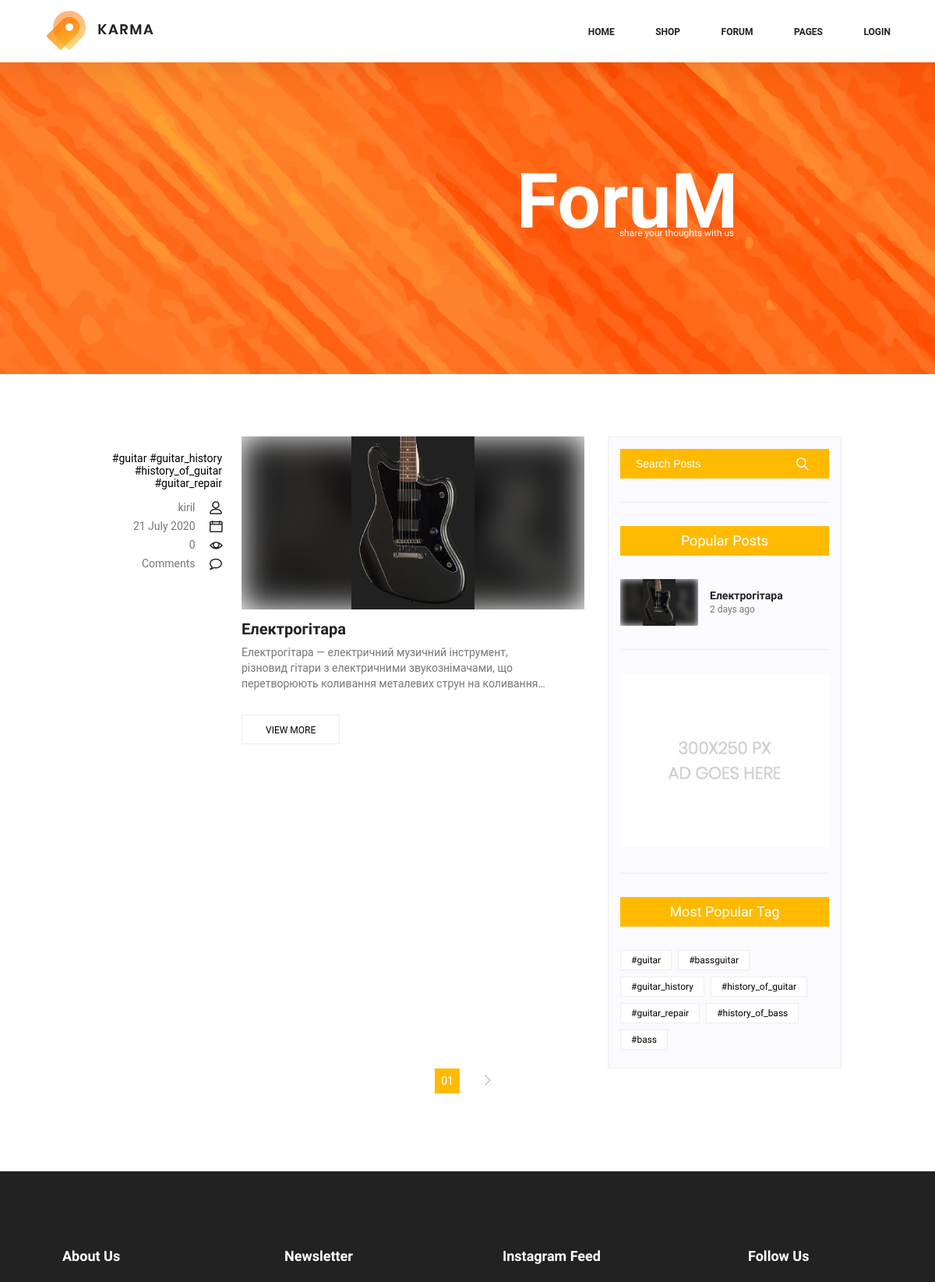
Page /forum/1tag=_ (upper part) on the earlier database version.
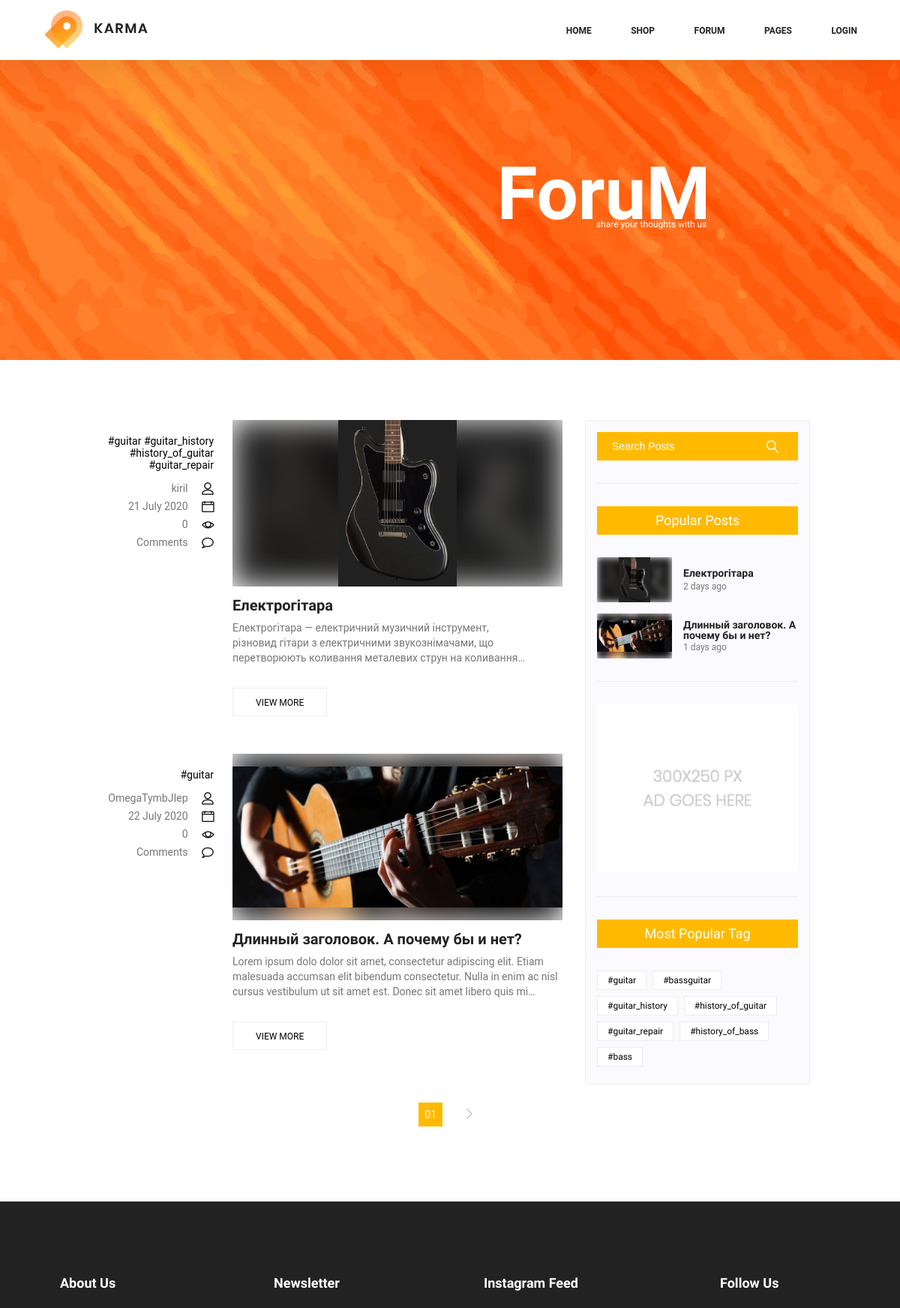
Same page on the later database version.
### Articles/models.py (models this page shows, shortened)
class TagModel(models.Model):
    tag = models.CharField(max_length=50)
    count_of_uses = models.IntegerField(default=0)
    class Meta:
        verbose_name = 'Tag'
        verbose_name_plural = 'Tags'

class ArticleModel(models.Model):
    author = models.ForeignKey(User, on_delete=models.CASCADE)
    heading = models.CharField(max_length=50, verbose_name="Heading", default="Heading")
    text = models.TextField(max_length=50000, verbose_name='Text', default="Text")
    date = models.DateTimeField(auto_now=True, verbose_name="Date")
    views = models.IntegerField(default=0)
    image = models.ImageField(upload_to='images/',
                              verbose_name='Изображение',
                              default='images/test-photo.jpg',
                              null=True,
                              blank=True)
    tags = models.ManyToManyField(TagModel, blank=True)
    class Meta:
        verbose_name = 'Article'
        verbose_name_plural = 'Articles'

### Articles/views.py (the view, shortened to what this page needs)
def forum_render(request, num, tag_name):
    num = num * 10
    articles = ArticleModel.objects.all()
    tags = TagModel.objects.all().order_by('-count_of_uses')
    most_popular_articles = articles.order_by('-views')[:5]
    for article in most_popular_articles:
        date = timezone.now() - article.date
        if date.days != 0:
            if date.days // 7 != 0:
                date = date.days // 7
                if date >= 4:
                    date = date // 4
                    article.date = str(date) + " months ago"
                else:
                    article.date = str(date) + " weeks ago"
            else:
                article.date = str(date.days) + " days ago"
    search_form = SearchForm(request.POST)
    if request.method == "POST":
        if search_form.is_valid():
            search = search_form.cleaned_data.get("search")
            articles = articles.filter(text__contains=search)
    if tag_name != '_':
        articles = articles.filter(tags__tag__exact=tag_name)
    for i in articles:
        i.text = strip_tags(i.text)
    count = list(range(1, (len(articles) // 10) + 2))
    articles = articles[num - 10:num]
    num = num // 10
    context = {
        "articles": articles,
        "count": count,
        "search_form": search_form,
        "most_popular_articles": most_popular_articles,
        "tags": tags,
        "tag_name": tag_name,
        "num": num,
        "num_1": num+1,
        "num_2": num-1
    }
    return render(request, 'forum.html', context)

### Articles/forms.py
class SearchForm(forms.Form):
    search = forms.CharField(
        label='',
        max_length=100,
        widget=forms.TextInput(attrs={
            'class': 'forums-input',
            'placeholder': 'Search Posts',
            'autocomplete': 'off',
            'onfocus': 'this.placeholder=""',
            'onblur': 'this.placeholder="Search Posts"'
        }),
        error_messages={}
    )

### templates/forum.html (shortened to what this page needs)
{% extends 'home.html' %}
{% load static %}
{% block content %}
    <section class="forum-intro-section halfscreen">
        <div class="forum">
            <div class="forum-intro">
                <div class="forum-intro-flexbox">
                    <div class="forum-intro-textbox">
                        <h1>ForuM</h1>
                        <p>share your thoughts with us</p>
                    </div>
                </div>
            </div>
        </div>
    </section>
    <section class="forum-body-section">
        <div class="forum-body">
            <div class="container">
                <div class="forum-body-inner">
                    <div class="right-forum-side">
                        {% for article in articles%}
                        <div class="right-forum-sidebar-unit">
                            <div class="forum-unit-info">
                                <div class="forum-unit-tags">
                                    {% for tag in article.tags.all %}
                                    <a href="/forum/1tag={{tag.tag}}">#{{tag.tag}}</a>
                                    {% endfor %}
                                </div>
                                <ul class="forum-unit-meta">
                                    <li> <a href="#">{{article.author}}</a> <i class="lnr lnr-user"></i></li>
                                    <li> {{article.date|date:"d N Y" }} <i class="lnr lnr-calendar-full"></i></li>
                                    <li> {{article.views}} <i class="lnr lnr-eye"></i></li>
                                    <li> <a href="#">Comments</a> <i class="lnr lnr-bubble"></i></li>
                                </ul>
                            </div>
                            <div class="forum-unit-post">
                                <div class="forum-unit-post-img-background">
                                    <div class="forum-unit-post-img-blurBackground-box">
                                    </div>
                                    <img class="forum-unit-post-img blur-img-background" src="{{article.image.url}}" alt="">
                                </div>
                                <div class="forum-unit-about-post">
                                    <h2> {{article.heading}}</h2>
                                    <p> {{article.text | safe}} </p>
                                </div>
                                <div class="forum-unit-post-for-comment">
                                    <a class="forum-unit-post-vm-button" href="/articles{{article.id}}/">VIEW MORE</a>
                                </div>
                            </div>
                        </div>
                        {% endfor %}
                    </div>
                    <div class="left-forum-side">
                        <form data-da="forum-da-container,first,990" method="post" class="search-forums">
                            {{search_form.search}}
                            <button type="submit" class="forum-submit-button">
                                <a><i class="lnr lnr-magnifier" style="font-weight: 800;"></i></a>
                            </button>
                        </form>
                        <div class="hr"></div>
                        <div class="todays-top-forum">
                            <h3>Popular Posts</h3>
                            <div class="popular-posts-block">
                                {% for article in most_popular_articles %}
                                <div class="popular-post">
                                    <div class="img-box-popular-post">
                                        <div class="popular-post-img-blurBackground-box">
                                        </div>
                                        <img class="popular-post-img blur-img-background" src="{{article.image.url}}" alt="">
                                    </div>
                                    <div class="smthg-about-popular-post">
                                        <div class="smthg-about-popular-post-heading-box">
                                            <h4>{{article.heading}}</h4>
                                        </div>
                                        <p>{{article.date}}</p>
                                    </div>
                                </div>
                                {% endfor %}
                            </div>
                        </div>
                        <div class="hr"></div>
                        <a href="#">
                            <div class="add">
                                <img src="{% static 'img/add.jpg' %}">
                            </div>
                        </a>
                        <div class="hr"></div>
                        <div class="todays-top-tag">
                            <h3 data-da="popular-tags-block,first,990">Most Popular Tag</h3>
                            <div data-da="top-tag-da,1,990"onload="" class="popular-tags-block">
                                {% for tag in tags %}
                                <a href="/forum/1tag={{tag.tag}}" style="text-decoration: none;"><p class="popular-tag">#{{tag.tag}}</p></a>
                                {% endfor %}
                            </div>
                        </div>
                    </div>
                </div>
                <div class="pages">
                    {% for i in count %}
                        {% if num == i %}
                            <a href="/forum/{{i}}tag={{tag_name}}" class="im-numberof-page active">0{{i}}</a>
                        {% else %}
                            <a href="/forum/{{i}}tag={{tag_name}}" class="im-numberof-page">0{{i}}</a>
                        {% endif %}
                    {% endfor %}
                    <a href="/forum/{{num_1}}tag={{tag_name}}" class="im-numberof-page next-page"><span class="lnr lnr-chevron-right"></span></a>
                </div>
            </div>
        </div>
    </section>
{% endblock %}

### templates/home.html (shortened to what this page needs)
{% load static %}
<!DOCTYPE html>
<html>
<head>
    <link rel="stylesheet" href="{% static 'css/main.css'%}">
    <link rel="stylesheet" href="{% static 'css/linearicons.css'%}">
    <link rel="stylesheet" href="{% static 'css/font-awesome.min.css'%}">
</head>
<body>
    <header class="header">
        <div class="header-inner">
            <div class="container">
                <div class="header-area">
                    <div class="header-logo">
                        <img src="{% static 'img/logo.png'%}" class="logo">
                    </div>
                    <nav class="nav-menu">
                        <ul class="nav-list">
                            <li class="nav-item"><a class="nav-link" href="/">HOME</a></li>
                            <li class="nav-item"><a class="nav-link" href="">SHOP</a></li>
                            <li class="nav-item"><a class="nav-link" href="/forum/1tag=_">FORUM</a></li>
                            <li class="nav-item"><a class="nav-link" href="">PAGES</a></li>
                            <li class="nav-item"><a class="nav-link" href="/profile/">LOGIN</a></li>
                        </ul>
                    </nav>
                </div>
            </div>
        </div>
    </header>
    {% block content %}{% endblock %}
    <footer>
        <div class="footer-container">
            <div class="footer-about-us">
                <h6 class="footer-h6">About Us</h6>
            </div>
            <div class="footer-newsletter">
                <h6 class="footer-h6">Newsletter</h6>
            </div>
        </div>
        <div class="footer-container">
            <div class="footer-instagram-feed">
                <h6 class="footer-h6">Instagram Feed</h6>
            </div>
            <div class="footer-follow-us">
                <h6 class="footer-h6">Follow Us</h6>
            </div>
        </div>
    </footer>
</body>
</html>

Differences in the rows shown:
added ArticleModel: author "OmegaTymbJIep", date "22 July 2020", views "0", image (picture), heading "Длинный заголовок. А почему бы и нет?", text "Lorem ipsum dolo dolor sit amet, consectetur adipiscing elit. Etiam malesuada accumsan elit bibendum consectetur. Nulla in enim ac nisl cursus vestibulum ut sit amet est. Donec sit amet libero quis…", date "1 days ago", TagModel (tag "guitar")
